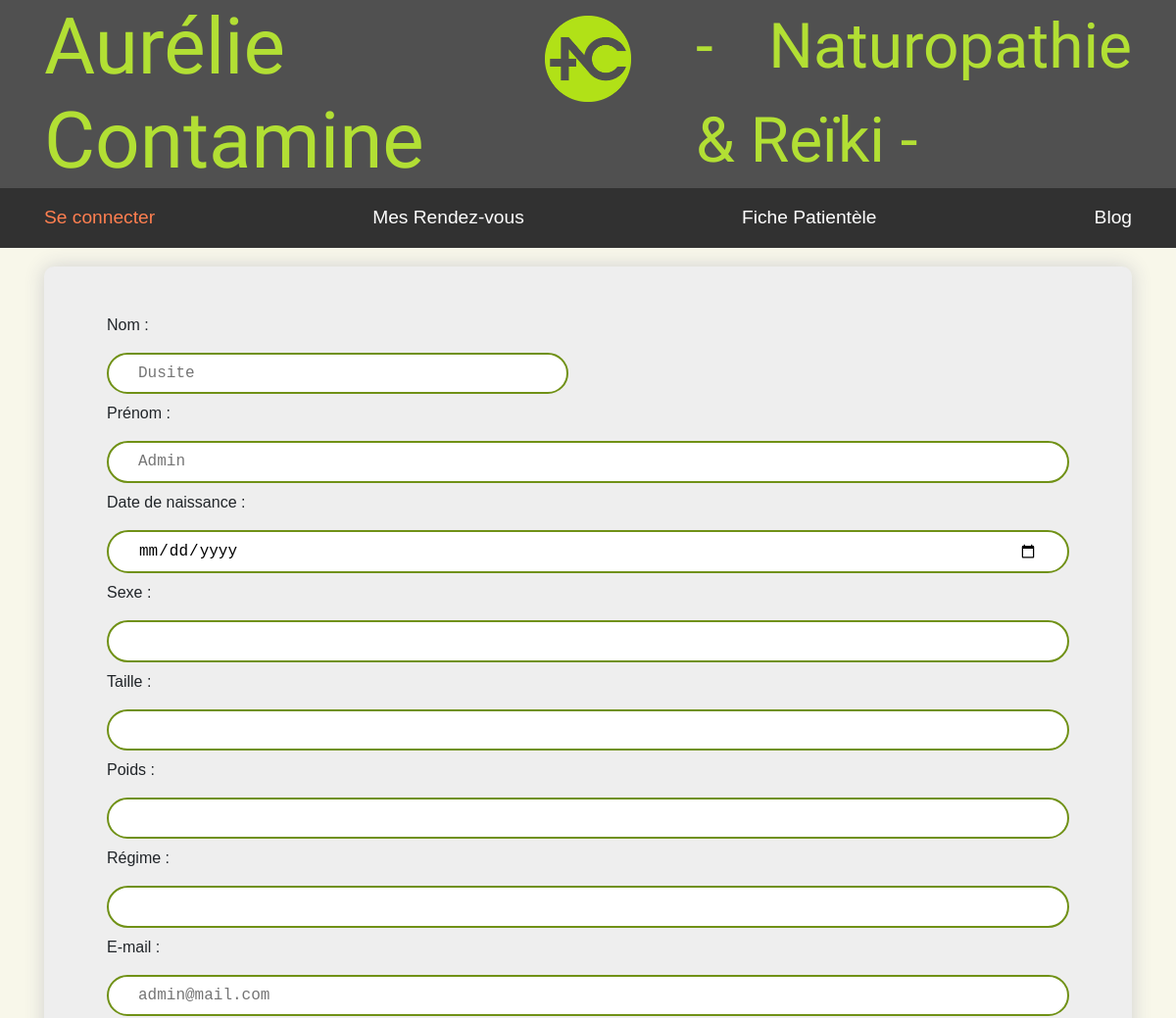
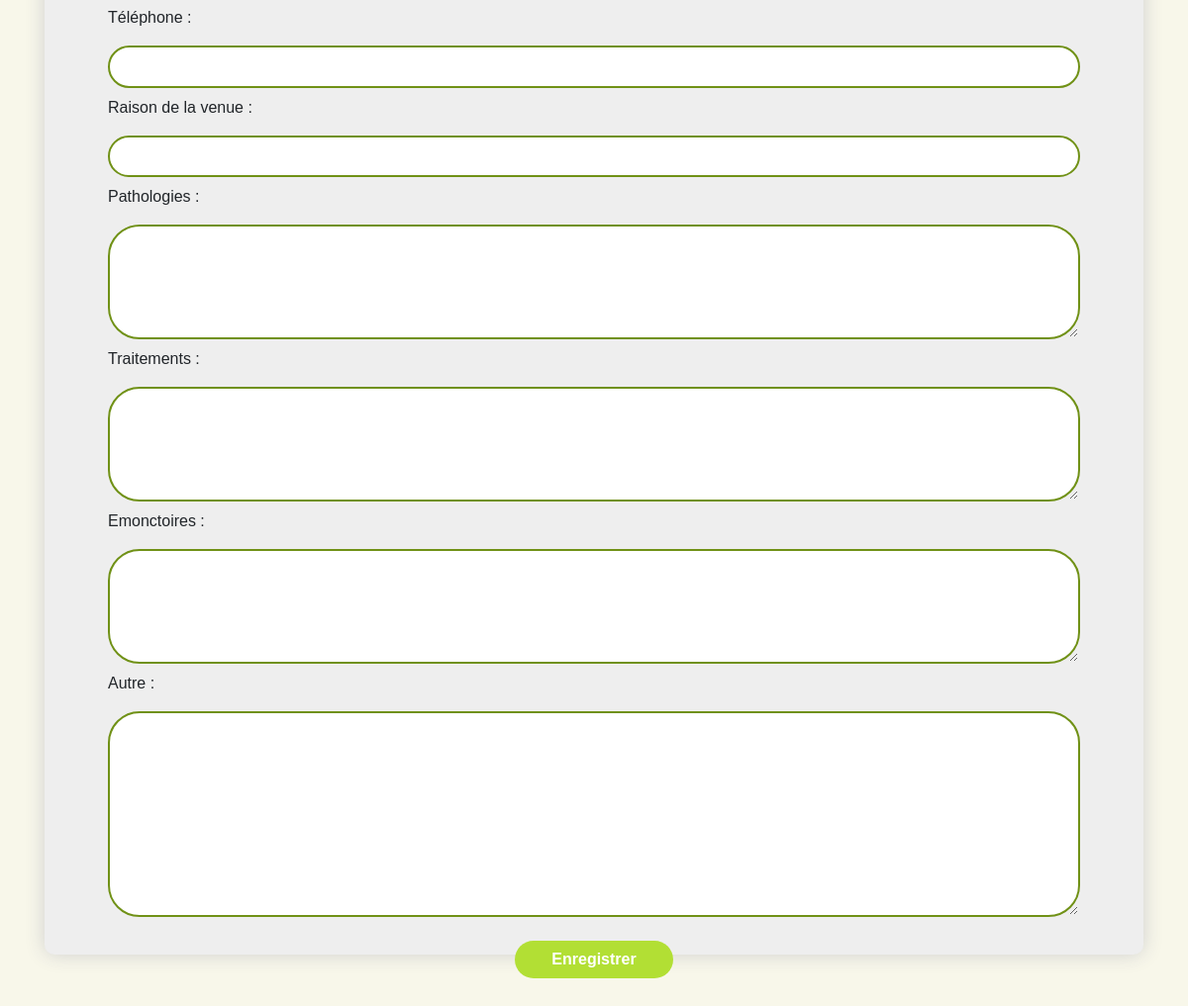
Screenshot of /php/editUser.php?id=1 with the database file from the repository (2 pictures, top to bottom).
### tables this page shows
CREATE TABLE `User` (
  `user_id` int(11) NOT NULL,
  `email` varchar(50) DEFAULT NULL,
  `password` varchar(100) DEFAULT NULL,
  `firstName` varchar(50) NOT NULL,
  `lastName` varchar(50) NOT NULL,
  `birthday` date DEFAULT NULL,
  `sex` varchar(20) DEFAULT NULL,
  `height` int(3) DEFAULT NULL,
  `weight` int(3) DEFAULT NULL,
  `diet` varchar(50) DEFAULT NULL,
  `phone` varchar(10) DEFAULT NULL,
  `reason` varchar(255) DEFAULT NULL,
  `pathology` text,
  `treatment` text,
  `emunctory` text,
  `other` text
);

### php/editUser.php (called while the page is built, shortened)
<?php
include 'classes/bdd.class.php';
$idUser = ($_GET['id']);
if (isset($_GET['id'])) {
    $bdd = new BDD;
    $requete = " SELECT *, DATE_FORMAT(birthday, '%d/%m/%Y') as dateEu FROM User WHERE user_id = ? ";
    $userInfo = $bdd->selectOne($requete,[$idUser]);
}
include 'vue/editUser.phtml';

### php/classes/bdd.class.php (called while the page is built, shortened)
<?php
class BDD {
    private $bdd;
    public function __construct (){
        $this->bdd = new PDO (
            'mysql:host=localhost;
            dbname=SiteNaturo;
            charset=utf8',
            'root',
            'root',
            [
                PDO::ATTR_ERRMODE => PDO::ERRMODE_EXCEPTION,
                PDO::ATTR_DEFAULT_FETCH_MODE => PDO::FETCH_ASSOC
            ]
            );
    }
    public function selectOne(string $sql, array $param = []){
        $requete = $this->bdd->prepare($sql);
        $requete->execute($param);
        return $requete->fetch();
    }
}

### php/vue/editUser.phtml (the view, shortened to what this page needs)
<?php include "templates/head.phtml" ?>
    <body>
    <?php include "templates/headerAdmin.phtml" ?>
        <div class="rouleau">
            <section class="container">
                <h3>Fiche de renseignement</h3>
                <form action="update.php?id=<?=$idUser?>" method="POST">
                    <label for='lastName'>Nom :</label><input type='text' name='lastName' id='lastName' class='modif' placeholder='<?= htmlspecialchars($userInfo['lastName']); ?>'>
                    <label for='firstName'>Prénom :</label><input type='text' name='firstName' id='firtName' class='modif' placeholder='<?= htmlspecialchars($userInfo['firstName']); ?>'>
                    <label for='birthday'>Date de naissance :</label><input type='date' name='birthday' id='birthday' class='modif' placeholder='<?= htmlspecialchars($userInfo['birthday']); ?>'>
                    <label for='sex'>Sexe :</label><input type='text' name='sex' id='sex' class='modif' placeholder='<?= htmlspecialchars($userInfo['sex']); ?>'>
                    <label for='height'>Taille :</label><input type='text' name='height' class='modif' id='height' placeholder='<?= htmlspecialchars($userInfo['height']); ?>'>
                    <label for='weight'>Poids :</label><input type='text' name='weight' class='modif' id='weight' placeholder='<?= htmlspecialchars($userInfo['weight']); ?>'>
                    <label for='diet'>Régime :</label><input type='text' name='diet' class='modif' id='diet' placeholder='<?= htmlspecialchars($userInfo['diet']); ?>'>
                    <label for='email'>E-mail :</label><input type='text' name='email' class='modif' id='email' placeholder='<?= htmlspecialchars($userInfo['email']); ?>'>
                    <label for='phone'>Téléphone :</label><input type='text' name='phone' class='modif' id='phone' placeholder='<?= htmlspecialchars($userInfo['phone']); ?>'>
                    <label for='reason'>Raison de la venue :</label><input type='text' name='reason' class='modif' id='reason' placeholder='<?= htmlspecialchars($userInfo['reason']); ?>'>
                    <label for='pathology'>Pathologies :</label><textarea type='text' name='pathology' class='modif' id='pathology' rows="5"  placeholder='<?= htmlspecialchars($userInfo['pathology']); ?>'></textarea>
                    <label for='treatment'>Traitements :</label><textarea type='text' name='treatment' class='modif' id='treatment' rows="5" placeholder='<?= htmlspecialchars($userInfo['treatment']); ?>'></textarea>
                    <label for='emunctory'>Emonctoires :</label><textarea type='text' name='emunctory' class='modif' id='emunctory' rows="5"placeholder='<?= htmlspecialchars($userInfo['emunctory']); ?>'></textarea>
                    <label for='other'>Autre :</label><textarea type='text' name='other' class='modif' id='other' rows="10" placeholder='<?= htmlspecialchars($userInfo['other']); ?>'></textarea>
                    <input class='submit' type='submit' value='Enregistrer'>
                </form>
            </section>
        </div>
    </body>
</html>

### css/style.css (style rules this page uses)
html { scroll-behavior: smooth; }
body { font-family: Arial, Helvetica, sans-serif; font-weight: 500; background-color: rgb(248, 247, 234); }
section { margin-bottom: 5rem; }
h1,h2,h3 { font-family: 'Amatic SC', cursive; }
h3 { font-size: 2.5rem; color: rgb(112, 145, 22); font-weight: bold; padding-bottom: 1rem; }
.rouleau { margin-top: 200px; }
form { padding: 3rem 4rem; display: flex; flex-direction: column; background-color: rgb(238, 238, 238); -moz-box-shadow: 0px 0px 20px 0px #cfcfcf; -webkit-box-shadow: 0px 0px 20px 0px #cfcfcf; -o-box-shadow: 0px 0px 20px 0px #cfcfcf; box-shadow: 0px 0px 20px 0px #cfcfcf; filter:progid:DXImageTransform.Microsoft.Shadow(color=#cfcfcf, Direction=NaN, Strength=20); -moz-border-radius: 10px; -webkit-border-radius: 10px; border-radius: 10px; }
#firstName, #lastName { width: 48%; }
input, textarea, select { width: 100%; font-family: 'Courier New', Courier, monospace; border: 2px solid rgb(112, 145, 22); border-radius: 2rem; margin: 8px 0; padding: 10px 30px; }
.submit { background-color: rgb(178,223,52); color: white; width:10rem; border: none; font-family: Arial, Helvetica, sans-serif; font-weight: 700; justify-content: center; margin: 1rem auto -4.5rem auto; }

### rows the page displays
user: lastName "Dusite", firstName "Admin", email "admin@mail.com"
